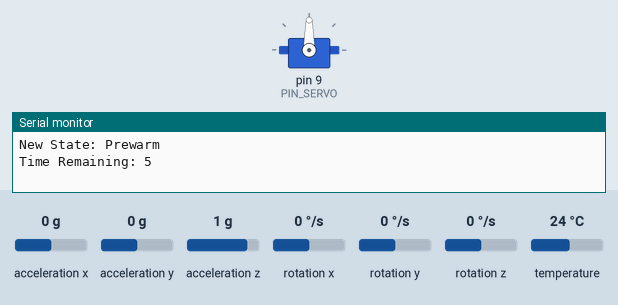
Bench run of a sketch on a simulated Arduino Uno, built with avr-gcc and run on an emulated ATmega328P. Parts: servo, the last lines printed to the serial monitor. Inputs (shaded band) come from the test bench; at power-on: acceleration x 0 g, acceleration y 0 g, acceleration z 1 g, rotation x 0 °/s, rotation y 0 °/s, rotation z 0 °/s, temperature 24 °C.

Above: at 0.1 s.
At 21.89 s:
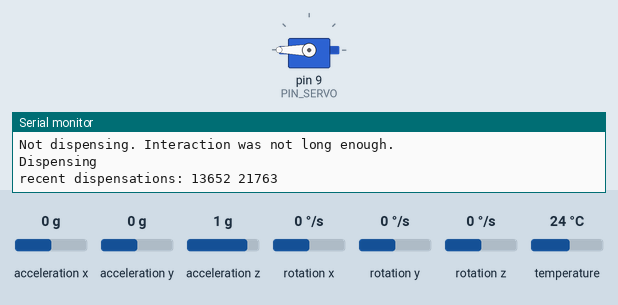
At 30.0 s:
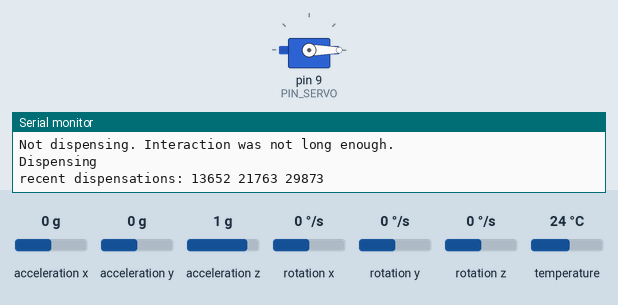
Timing chart, 0 to 31.6 s (numbered marks = the images above):
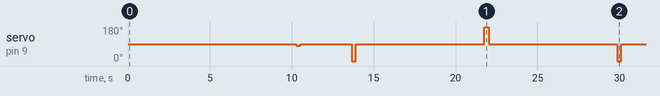

The sketch:

scratchboard_treat_dispenser.ino
```cpp
//#define LOG_SENSOR_READINGS_X
//#define LOG_SENSOR_READINGS_Y
//#define LOG_SENSOR_READINGS_Z


#include "Adafruit_MPU6050.h"
#include "Servo.h"
#include "Wire.h"

#include "RingBuffer.h"
//#define DEBUG_OUTPUT
#include "Logging.h"

#include "MPU6050Setup.h"


enum RuntimeStates
{
	Prewarm,			// just waits a moment for vibrations to settle before starting the calibration
	PrimeRingBuffer,	// state where the mpu's noise level is measured to identify a save range where the servo will not be triggered
	Dispense
};

const int16_t	CALIBRATION_PREWARM_DURATION	= 5000;		// 5 seconds - delay before noise detection calibration starts

const int8_t	PIN_SERVO						= 9;

const uint32_t	SECONDS							= 1000u;
const uint32_t	MINUTES							= 60u * SECONDS;
const uint32_t	HOURS							= 60u * MINUTES;

const int SERVO_POSITION_STACK_0				= 0;
const int SERVO_POSITION_STACK_1				= 180;
const int SERVO_POSITION_CENTER					= 90;

////////////////////////////////////////////////////////////
// dispensing

// all these times are in milliseconds
const uint32_t	DISPENSE_COOLDOWN				= 5000u;			// When dispensing was triggered, the next trigger will not happen until this cooldown is over.
const uint32_t	DISPENSE_PERIOD_LENGTH			= 60u * MINUTES;	// The period is a means of limiting the number of treats that are dispensed over
const uint32_t	DISPENSE_INTERACTION_DURATION	= 3u * SECONDS;		// This is a means of controlling the sensitivity for triggering. Interactions with the MPU need to be recorded for at least this amount of time before the treat is dispensed. Higher values require longer interactions.
const uint32_t	DISPENSE_INTERACTION_TIMEOUT	= 2u * SECONDS;		// An interaction usually consist of multiple small interactions, not a continuous long one. This constant defines the time before a interaction will time out. If another interaction is recorded within this period, this is considered the same interaction.

const uint8_t	DISPENSE_AMOUNT					= 1u;				// The number of treats that will be dispensed when triggerd.
const uint8_t	DISPENSE_AMOUNT_PER_PERIOD		= 3u;				// During one period only the set amount of treats will be dispensed.
const float		DISPENSE_TRIGGER_SENSITIVITY	= 1.5f;				// Factor to scale the deadzone for sensor input. Smaller values increase sensitivity, ie. ie the trigger threshold is exceeded more easily. Larger values decrease sensitivity

enum HopperSlot : uint8_t
{
	slot0,
	slot1
} nextHopperSlot = HopperSlot::slot0;

uint32_t dispenseCooldownEndTime = 0;

uint32_t recentDispenseTimes[DISPENSE_AMOUNT_PER_PERIOD];
uint16_t recentDispenseCount = 0;
uint32_t interactionStartTime = 0;
uint32_t interactionEndTime = 0;


////////////////////////////////////////////////////////////
// periphery interfaces and state
Adafruit_MPU6050 mpu;
Servo servo;

SensorState sensorState;

////////////////////////////////////////////////////////////
// state machine
RuntimeStates runtimeState = RuntimeStates::Prewarm;
unsigned long runtimeStateChangedTime = 0;

////////////////////////////////////////////////////////////
// MPU sample data
const uint8_t SAMPLE_RING_BUFFER_SIZE = 50;
RingBuffer<float> accelSamplesX(SAMPLE_RING_BUFFER_SIZE), accelSamplesY(SAMPLE_RING_BUFFER_SIZE), accelSamplesZ(SAMPLE_RING_BUFFER_SIZE);
float deadzoneX, deadzoneY, deadzoneZ;


void setup()
{
	Serial.begin(115200);
	while (!Serial) delay(10);

	//initMPU(mpu);
	if (!mpu.begin()) delay(10);


	//pinMode(LED_BUILTIN, OUTPUT);
	//analogWrite(LED_BUILTIN, 0);

	servo.attach(PIN_SERVO);
	servo.write(SERVO_POSITION_CENTER); // center servo

	setState(RuntimeStates::Prewarm);
}

void loop()
{
	//if (sensorState.hasData(mpu))
	{
		sensorState.readData(mpu);

		switch (runtimeState)
		{
		case RuntimeStates::Prewarm:
			prewarm();
			break;
		case RuntimeStates::PrimeRingBuffer:
			primeRingBuffer();
			break;
		case RuntimeStates::Dispense:
			monitorAccelerometerForInteraction();
			break;
		}
	}
	delay(100);
}

////////////////////////////////////////////////////////////
// advances the state machine to the next state
void advanceToNextState()
{
	switch (runtimeState)
	{
	case RuntimeStates::Prewarm:
		setState(RuntimeStates::PrimeRingBuffer);
		break;
	case RuntimeStates::PrimeRingBuffer:
		setState(RuntimeStates::Dispense);
		break;
	case RuntimeStates::Dispense:
		break;
	}
}
////////////////////////////////////////////////////////////
// code executed when the state changes
void onEnterState()
{
	switch (runtimeState)
	{
	case RuntimeStates::Prewarm:
		logln("New State: Prewarm");
		break;
	case RuntimeStates::PrimeRingBuffer:
		logln("New State: PrimeRingBuffer");
		break;
	case RuntimeStates::Dispense:
		logln("New State: Dispense");
		// wiggle the servo once to inform about the servo review is ready
		servo.write(SERVO_POSITION_CENTER - 10);
		delay(250);
		servo.write(SERVO_POSITION_CENTER);
		break;
	}
}


////////////////////////////////////////////////////////////
// sets the state machine to a new state
void setState(RuntimeStates newState)
{
	runtimeState = newState;
	runtimeStateChangedTime = millis();
	onEnterState();
}


////////////////////////////////////////////////////////////
// the first state. nothing relevant happens here. the code runs a countdown until it is completed then switches to the next state
void prewarm()
{
	if (doStateCountDown(CALIBRATION_PREWARM_DURATION))
	{
		advanceToNextState();
		return;
	}
}


////////////////////////////////////////////////////////////
// fills the ring buffer until it is completely filled with sensor data for a couple of seconds.
// this is done to get the average noise level for the sensors.
// when done, the gathered min/max vales are used to calculate the deadzones where the servo
// should not be triggered.
void primeRingBuffer()
{
	if (accelSamplesX.getUsedSampleCount() == accelSamplesX.getTotalSampleCount())
	{
		logln("Deadzones:");
		log("    x: "); logln(deadzoneX);
		log("    y: "); logln(deadzoneY);
		log("    z: "); logln(deadzoneZ);

		advanceToNextState();
		return;
	}

	accelSamplesX.add(sensorState.a.acceleration.x);
	accelSamplesY.add(sensorState.a.acceleration.y);
	accelSamplesZ.add(sensorState.a.acceleration.z);

	deadzoneX = DISPENSE_TRIGGER_SENSITIVITY * (accelSamplesX.getMax() - accelSamplesX.getMin());
	deadzoneY = DISPENSE_TRIGGER_SENSITIVITY * (accelSamplesY.getMax() - accelSamplesY.getMin());
	deadzoneZ = DISPENSE_TRIGGER_SENSITIVITY * (accelSamplesZ.getMax() - accelSamplesZ.getMin());
#ifdef LOG_SENSOR_READINGS_X
	float avgX = accelSamplesX.getAvg();
	DEBUG_plotSample(accelSamplesX, "accX", false, false, false, false);
	log("\txMin:");
	log(avgX - deadzoneX);
	log("\txMax:");
	log(avgX + deadzoneX);
#endif
#ifdef LOG_SENSOR_READINGS_Y
	float avgY = accelSamplesY.getAvg();
	DEBUG_plotSample(accelSamplesY, "accY", false, false, false, false);
	log("\tyMin:");
	log(avgY - deadzoneY);
	log("\tyMax:");
	log(avgY + deadzoneY);
#endif
#ifdef LOG_SENSOR_READINGS_Z
	float avgZ = accelSamplesZ.getAvg();
	DEBUG_plotSample(accelSamplesZ, "accZ", false, false, false, false);
	log("\tzMin:");
	log(avgZ - deadzoneZ);
	log("\tzMax:");
	log(avgZ + deadzoneZ);
#endif
#if defined(LOG_SENSOR_READINGS_X) || defined(LOG_SENSOR_READINGS_Y) || defined(LOG_SENSOR_READINGS_Z)
	logln("");
#endif
}


////////////////////////////////////////////////////////////
// the main state for operation. this moitors accelerometer values and triggers the servo if
// an interaction is detected.
void monitorAccelerometerForInteraction()
{
	// update the ring buffer for being able to react to sensor value drift
	// TODO: this should probably ignore large values that triggered an interaction as this will
	// have an impact on the average value, that the detection is based upon. due to the large number
	// of samples this shouldn't be too big of a problem though
	accelSamplesX.add(sensorState.a.acceleration.x);
	accelSamplesY.add(sensorState.a.acceleration.y);
	accelSamplesZ.add(sensorState.a.acceleration.z);

	const bool logAvg = false;
	const bool logMin = false;
	const bool logMax = false;
	float avgX = accelSamplesX.getAvg();
	float avgY = accelSamplesY.getAvg();
	float avgZ = accelSamplesZ.getAvg();

#ifdef LOG_SENSOR_READINGS_X
	DEBUG_plotSample(accelSamplesX, "accX", logAvg, logMin, logMax, false);
	log("\txMin:");
	log(avgX - deadzoneX);
	log("\txMax:");
	log(avgX + deadzoneX);
#endif

#ifdef LOG_SENSOR_READINGS_Y
	DEBUG_plotSample(accelSamplesY, "accY", logAvg, logMin, logMax, false);
	log("\tyMin:");
	log(avgY - deadzoneY);
	log("\tyMax:");
	log(avgY + deadzoneY);
#endif

#ifdef LOG_SENSOR_READINGS_Z
	DEBUG_plotSample(accelSamplesZ, "accZ", logAvg, logMin, logMax, false);
	log("\tzMin:");
	log(avgZ - deadzoneZ);
	log("\tzMax:");
	log(avgZ + deadzoneZ);
#endif

#if defined(LOG_SENSOR_READINGS_X) || defined(LOG_SENSOR_READINGS_Y) || defined(LOG_SENSOR_READINGS_Z)
	logln("");
#endif

	uint32_t now = millis();
	// check the current acceleration values against the deadzone to detect an interaction
	if (abs(accelSamplesX.getLast() - avgX) > deadzoneX ||
		abs(accelSamplesY.getLast() - avgY) > deadzoneY ||
		abs(accelSamplesZ.getLast() - avgZ) > deadzoneZ)
	{
		// is there an active interaction? if not, start a new one (if not in cooldown)
		if (!hasDispenseCooldown(now) && !isInteracting(now))
		{
			// (re-)start interaction. there isn't an active interaction yet or the latest one has timed-out
			interactionStartTime = now;
			logln("Detected new interaction.");
		}
		interactionEndTime = now + DISPENSE_INTERACTION_TIMEOUT;

		if (isDispensingAllowed(now))
		{
			for (int i = 0; i < DISPENSE_AMOUNT; ++i)
			{
				dispense(now);
			}
		}
	}

	// check recent dispense times for values that are older than the dispense-period and remove them
	// to unlock the next dispense
	if (canRemoveOldestDispenseTime(now))
	{
		removeOldestDispenseTime();
	}
}


bool isInteracting(uint32_t now)
{
	return interactionStartTime != 0 && interactionStartTime <= now && now <= interactionEndTime;
}


////////////////////////////////////////////////////////////
// performs a few checks whether dispensing is allowed at the moment
// 1. is there an active cooldown from the previous dispensing?
// 2. has the current interaction been long enough to trigger? (when this is called, there is always an active interaction)
bool isDispensingAllowed(uint32_t now)
{
	// the cooldown needs to be checked ouside the dispense function as the first dispense does
	// activate the cooldown which would prevent the following dispensations from happening
	if (hasDispenseCooldown(now))
	{
		logln("Not dispensing! Dispense cooldown active.");
		return false;
	}

	if (now < interactionStartTime + DISPENSE_INTERACTION_DURATION)
	{
		// interaction was not long enough. do not dispense
		logln("Not dispensing. Interaction was not long enough.");
		return false;
	}

	return true;
}


////////////////////////////////////////////////////////////
// performs the dispensing. after a few checks that determin whether dispensing is allowed, select
// the hopper slot to take the treat from and trigger the servo
void dispense(uint32_t now)
{
	if (!hasPeriodDispensationsLeft(now))
	{
		log("Not dispensing. No dispensations left for current period. Next available in ");
		log((DISPENSE_PERIOD_LENGTH - (now - recentDispenseTimes[0])) / SECONDS);
		logln(" seconds");
		return;
	}

	logln("Dispensing");
	interactionStartTime = 0; // clear the current interaction
	dispenseCooldownEndTime = now + DISPENSE_COOLDOWN;
	addDispenseTime(now);
	int servoTarget = SERVO_POSITION_CENTER;
	switch (nextHopperSlot)
	{
	case HopperSlot::slot0:
		servoTarget = SERVO_POSITION_STACK_0;
		nextHopperSlot = HopperSlot::slot1;
		break;
	case HopperSlot::slot1:
		servoTarget = SERVO_POSITION_STACK_1;
		nextHopperSlot = HopperSlot::slot0;
		break;
	default:
		break;
	}

	servo.write(servoTarget);
	delay(250);
	servo.write(SERVO_POSITION_CENTER);
	delay(250);
}


////////////////////////////////////////////////////////////
// checks whether there is a cooldown active at the moment that prevents dispensing
bool hasDispenseCooldown(uint32_t now)
{
	return now < dispenseCooldownEndTime;
}


////////////////////////////////////////////////////////////
// record the time for a dispense for the dispensations-per-period check
bool addDispenseTime(uint32_t now)
{
	if (!hasPeriodDispensationsLeft(now)) return false;
	recentDispenseTimes[recentDispenseCount] = now;
	++recentDispenseCount;
	DEBUG_printRecentDispenseTimes();
	return true;
}


////////////////////////////////////////////////////////////
// checks for recent dispensations that are older than the dispense-period
bool canRemoveOldestDispenseTime(uint32_t now)
{
	return recentDispenseCount > 0
		&& (recentDispenseTimes[0] + DISPENSE_PERIOD_LENGTH) < now;
}


////////////////////////////////////////////////////////////
// remove old dispense times from the record to allow for more dispensations
void removeOldestDispenseTime()
{
	--recentDispenseCount;
	for (int i = 0; i < recentDispenseCount; ++i)
	{
		recentDispenseTimes[i] = recentDispenseTimes[i + 1];
	}
	DEBUG_printRecentDispenseTimes();
}


////////////////////////////////////////////////////////////
// checks the number of valid recent dispensations in order to determin whether dispensing is allowed at the moment
bool hasPeriodDispensationsLeft(uint32_t now)
{
	return recentDispenseCount < DISPENSE_AMOUNT_PER_PERIOD;
}


////////////////////////////////////////////////////////////
// a non-blocking countdown that displays remaining seconds
// totalDuration is in milliseconds
bool doStateCountDown(uint16_t totalDuration)
{
	static int prevCountdownValue = 0;

	long timeSinceStateStart = millis() - runtimeStateChangedTime;
	long remaining = max(0, totalDuration - timeSinceStateStart);
	int countdownValue = ceil(remaining * 0.001f);
	if (countdownValue != prevCountdownValue)
	{
		log("Time Remaining: ");
		logln(countdownValue);
		prevCountdownValue = countdownValue;
	}

	return countdownValue == 0;
}


////////////////////////////////////////////////////////////
// debug output that logs the recent dispense times
void DEBUG_printRecentDispenseTimes()
{
	log("recent dispensations: ");
	for (int i = 0; i < recentDispenseCount; ++i)
	{
		log(recentDispenseTimes[i]);
		log(" ");
	}
	logln("");
}


////////////////////////////////////////////////////////////
//  Sends the state of the RingBuffer to the Serial Monitor/Plotter
void DEBUG_plotSample(const RingBuffer<float> &sample, const char *label, bool avg, bool min, bool max, bool offsetByAvg)
{
	int16_t offset = 0;
	if (offsetByAvg)
	{
		offset = sample.getAvg();
	}

	log("\t");
	log(label);
	log("val:");
	log(sample.getLast() - offset);
	if (avg)
	{
		log("\t");
		log(label);
		log("avg:");
		log(sample.getAvg());
	}
	if (min)
	{
		log("\t");
		log(label);
		log("min:");
		log(sample.getMin() - offset);
	}
	if (max)
	{
		log("\t");
		log(label);
		log("max:");
		log(sample.getMax() - offset);
	}
}
```

Logging.h
```cpp
#ifndef __LOGGING_H__
#define __LOGGING_H__

#ifdef DEBUG_OUTPUT

#define debugLog(x) Serial.print(x)
#define debugLogln(x) Serial.println(x)
#define debugLogF(x) Serial.print(F(x))
#define debugLoglnF(x) Serial.println(F(x))

#else // DEBUG_OUTPUT

#define debugLog(x)
#define debugLogln(x)
#define debugLogF(x)
#define debugLoglnF(x)

#endif // DEBUG_OUTPUT

#define log(x) Serial.print(x)
#define logln(x) Serial.println(x)
#define logF(x) Serial.print(F(x))
#define loglnF(x) Serial.println(F(x))

#endif // __LOGGING_H__
```

MPU6050Setup.h
```cpp
#ifndef __DMP_STATUS_H__
#define __DMP_STATUS_H__

#include "Adafruit_MPU6050.h"
#include "Logging.h"

struct SensorState
{
	bool hasData(Adafruit_MPU6050 &mpu)
	{
		return mpu.getMotionInterruptStatus();
	}

	void readData(Adafruit_MPU6050 &mpu)
	{
		mpu.getEvent(&a, &g, &t);
	}

	sensors_event_t a, g, t;
};

/// initialize the MPU and its digital motion processing
void initMPU(Adafruit_MPU6050 &mpu)
{
	log("Initializing MPU6050 ... ");
	logln("");
	if (!mpu.begin())
	{
		logln("connection failed!");
		while (true) delay(10);
	}
	logln("connection successful!");

	// setup motion detection
	//mpu.setFilterBandwidth(MPU6050_BAND_21_HZ);
	//mpu.setMotionDetectionThreshold(1);
	//mpu.setMotionDetectionDuration(20);
	//mpu.setInterruptPinLatch(true);	// Keep it latched.  Will turn off when reinitialized.
	//mpu.setInterruptPinPolarity(true);
	//mpu.setMotionInterrupt(true);
	mpu.setTemperatureStandby(true);
	mpu.setGyroStandby(true, true, true);
	mpu.setAccelerometerRange(MPU6050_RANGE_2_G);

	Serial.println("");
	delay(100);
}

#endif // __DMP_STATUS_H__
```

Source omitted: RingBuffer.h (2275 bytes)

Measured:
- by itself, servo on pin 9 (PIN_SERVO): 90° → 80° at 10.3 s, → 90° 0.25 s later, → 0° 3.1 s later, → 90° 0.25 s later, … (8 changes in this stretch)
